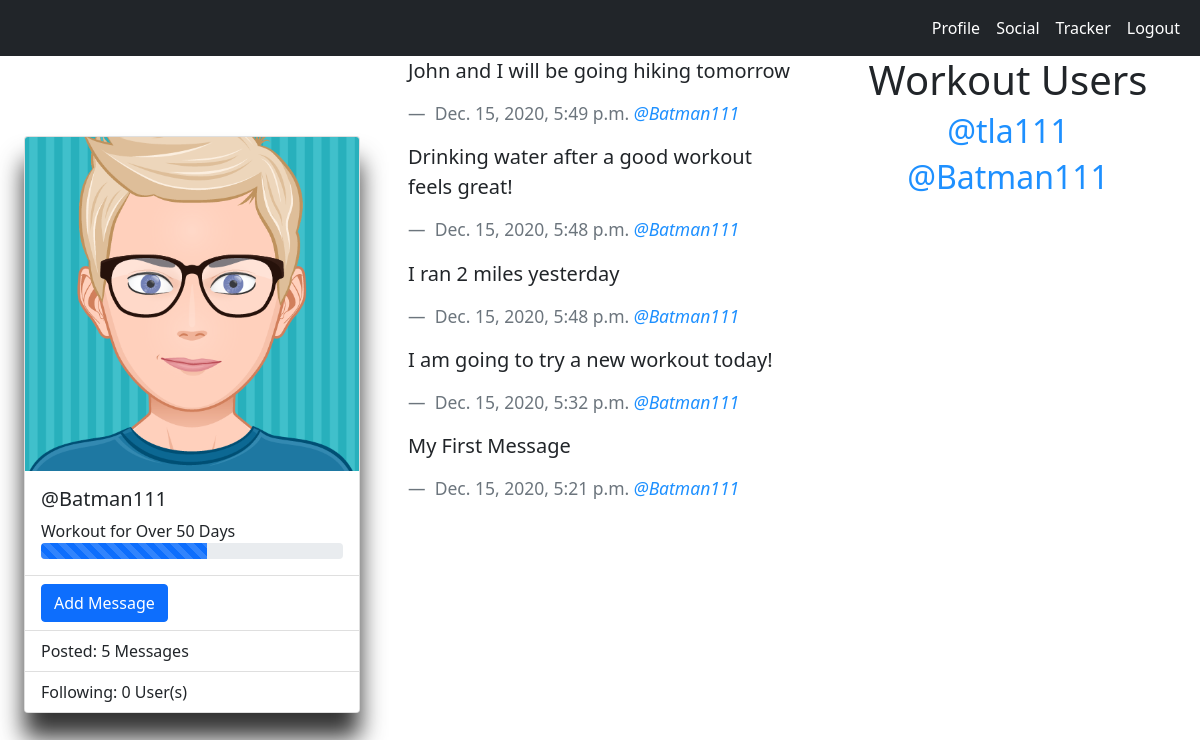
The app's page /social/ (signed in), older data.
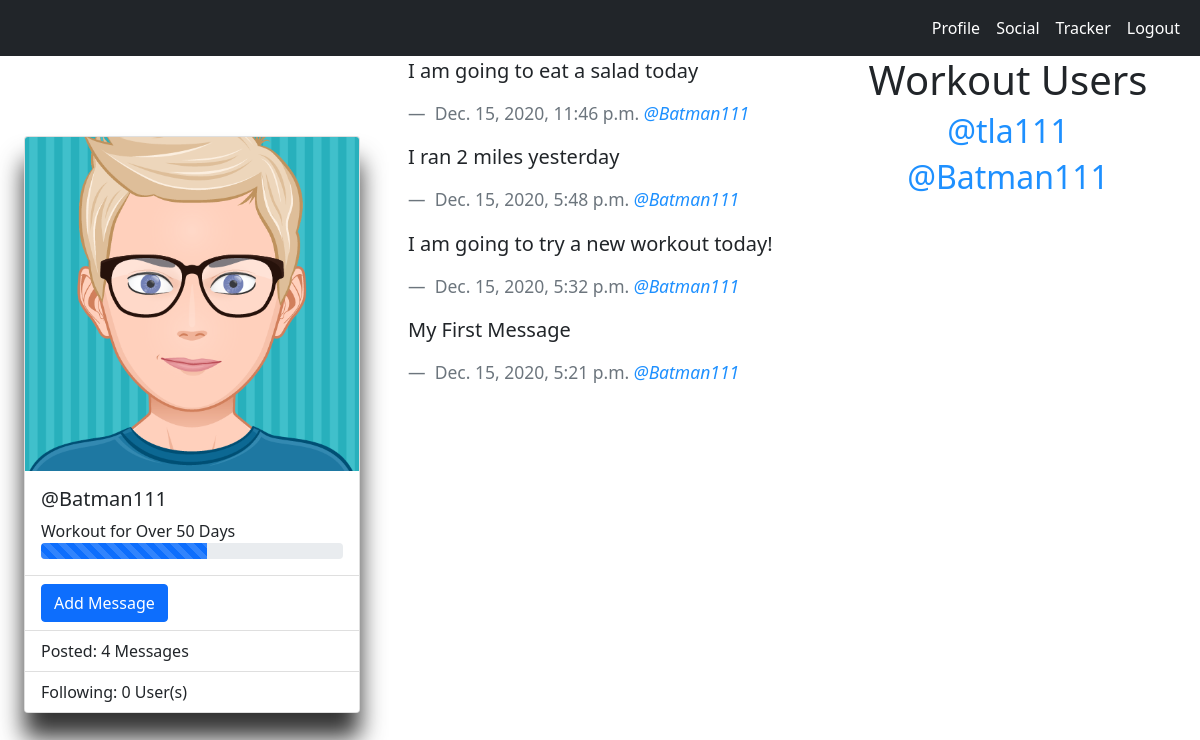
The same page, newer data.
### social/models.py (models this page shows, shortened)
class Message(models.Model):
    author = models.ForeignKey(WorkoutUser, on_delete=models.CASCADE)
    post = models.CharField(max_length=150)
    time_published = models.DateTimeField(default=timezone.now)

### workoutuser/models.py (models this page shows)
class WorkoutUser(AbstractUser):
    FITNESS = (
        ('Beginner', 'Beginner'),
        ('Intermediate', 'Intermediate'),
        ('Advanced', 'Advanced'),
    )
    display_name = models.CharField(
        max_length=200, blank=True, null=True, default=None)
    age = models.CharField(max_length=2, blank=True, null=True, default=None)
    height = models.CharField(
        max_length=2, blank=True, null=True, default=None)
    weight = models.CharField(
        max_length=3, blank=True, null=True, default=None)
    fitness_level = models.CharField(
        max_length=200, choices=FITNESS, blank=True, null=True, default=None)
    goal_one = models.CharField(max_length=200)
    goal_two = models.CharField(max_length=200)
    goal_three = models.CharField(max_length=200)
    goal_four = models.CharField(max_length=200)
    goal_five = models.CharField(max_length=200)
    follow = models.ManyToManyField('self', symmetrical=False, blank=True)
    def __str__(self):
        return f"{self.username}"

### social/views.py (the view)
# urls.py: path('social/', social_dashboard_view, name='social'),
@login_required()
def social_dashboard_view(request):
    workout_user = WorkoutUser.objects.get(username=request.user)
    workout_users = WorkoutUser.objects.all()
    messages = Message.objects.filter(
        author=request.user)
    messages_count = Message.objects.filter(author=request.user).all().count()
    followers = workout_user.follow.all()
    follow_count = workout_user.follow.all().count()
    for f in followers:
        following_messages = Message.objects.filter(author=f)
        messages = messages | following_messages
    messages = messages.order_by('-time_published')
    return render(request, 'social.html', {
        'messages': messages,
        'messages_count': messages_count,
        'workout_users': workout_users,
        'follow_count': follow_count
    })

### templates/social.html (shortened to what this page needs)
{% load static %}
<!DOCTYPE html>
<html lang="en">
  <head>
    <link
      href="https://cdn.jsdelivr.net/npm/bootstrap@5.0.0-beta1/dist/css/bootstrap.min.css"
      rel="stylesheet"
    />
    <link rel="stylesheet" href="{% static 'social.css' %}" />
  </head>
  <body>
    {% include "navigation.html" %}
    <div class='container_fluid'>
      <div class='row'>
        <div class='col box box1'>
          <div class="card" style="width: 21rem;">
            <img class="card-img-top" src="{% static 'images/AvatarCharacter.png' %}" alt="Hi!" />
            <div class="card-body">
              <h5 class="card-title">@{{user.username}}</h5>
                Workout for Over 50 Days
             <div class="progress">
              <div class="progress-bar progress-bar-striped progress-bar-animated" role="progressbar" aria-valuenow="75" aria-valuemin="0" aria-valuemax="100" style="width: 55%;"></div>
            </div>
            </div>
            <ul class="list-group list-group-flush">
              <li class="list-group-item">
                <button class='btn btn-primary'>
                  <a href='/addmessage/'>Add Message</a>
                </button>
              </li>
              <li class="list-group-item">Posted: {{messages_count}} Messages </li>
              <li class="list-group-item">Following: {{follow_count}} User(s)</li>
            </ul>
          </div>
        </div>
        <div class='col box box2'>
            {% for message in messages %}
            <blockquote class="blockquote">
              <p class="mb-0">{{message.post}}</p>
              <br>
              <footer class="blockquote-footer">
                {{message.time_published}}
                <cite title="Source Title">
                  <a href='/authordetail/{{message.author.id}}'>@{{message.author}}</a>
                </cite>
              </footer>
            </blockquote>
            {% endfor %}
        </div>
        <div class='col box box3'>
          <h1>Workout Users</h1>
          {% for user in workout_users %}
            <a href='/authordetail/{{user.id}}'>
              <h2>@{{user.username}}</h2>
            </a>
          {% endfor %}
        </div>
      </div>
    </div>
  </body>
</html>

Row changes from the older to the newer data that the page shows:
removed Message: post "John and I will be going hiking tomorrow", time_published "Dec. 15, 2020, 5:49 p.m.", author "Batman111"
removed Message: post "Drinking water after a good workout feels great!", time_published "Dec. 15, 2020, 5:48 p.m.", author "Batman111"
added Message: post "I am going to eat a salad today", time_published "Dec. 15, 2020, 11:46 p.m.", author "Batman111"
Text that changed along with them:
{{ messages_count }}: "5" → "4"
